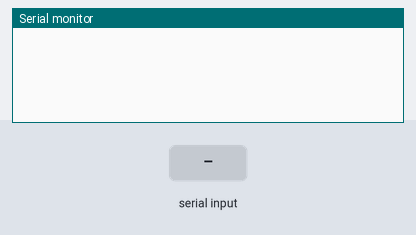
Simulated run of this sketch. Board: Arduino Uno, built with avr-gcc and run on an emulated ATmega328P. Shown: the last lines printed to the serial monitor. Inputs (shaded band) come from the test bench.

Above: at 1.2 s.
1.3 s: "1" received over Serial
At 2.4 s:
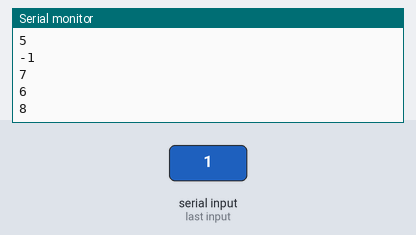
2.8 s: "2" received over Serial
At 4.0 s:
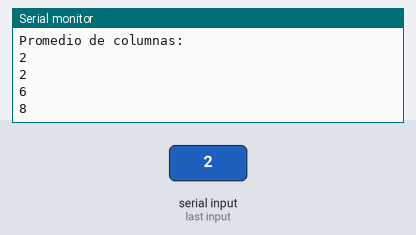
4.3 s: "3" received over Serial
At 5.1 s:
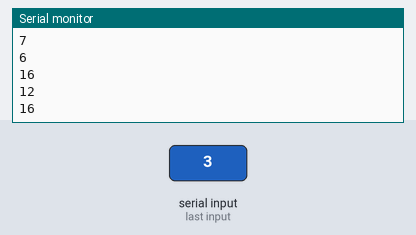
5.8 s: "4" received over Serial
At 6.7 s:
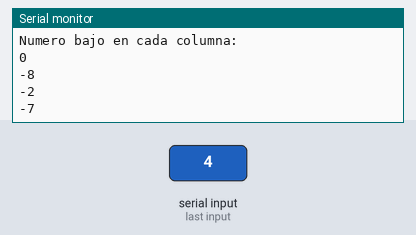
7.3 s: "5" received over Serial
At 8.5 s:
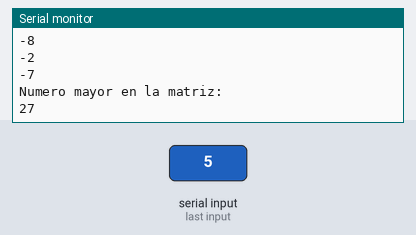
8.8 s: "6" received over Serial
At 9.7 s:
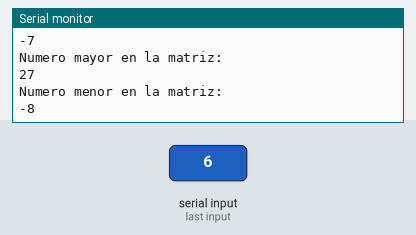
Timing chart, 0 to 11.3 s (numbered marks = the images above; inputs shaded):
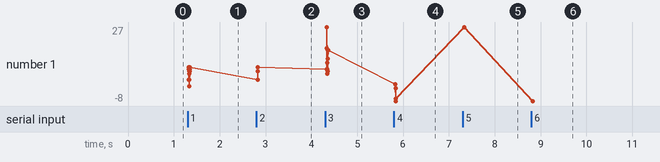

Measured:
- after the input at 1.3 s, the serial monitor: prints a new line at once (image 1)
- after the input at 2.8 s, the serial monitor: prints a new line at once (image 2)
- after the input at 4.3 s, the serial monitor: prints a new line at once (image 3)
- after the input at 5.8 s, the serial monitor: prints a new line at once (image 4)
- after the input at 7.3 s, the serial monitor: prints a new line at once (image 5)
- after the input at 8.8 s, the serial monitor: prints a new line at once (image 6)
- plotted number 1: 8 → 16 after the input at 4.3 s, 16 → -7 after the input at 5.8 s

The sketch:

MayaV_Deber_5.11.2018.ino
```cpp
int matriz [10][4] = {{3,  5, -6,  7},
                      {3,  8,  6, 17},
                      {2, -4,  4, 27},
                      {2,  4,  8, 10},
                      {2,  4, -2,  5},
                      {4,  5,  6,  7},
                      {5, -8,  6, -7},
                      {1,  5, 16,  8},
                      {0,  5, 12,  7},
                      {4,  5, 16,  7}};
int item = 0;
int suma = 0;
int filas=0,columnas=0;
void setup() {
  Serial.begin(9600);

}

void loop() {
  if(Serial.available()>0){ //se verifica si existen datos ingresados en Serial
    item=Serial.read(); //en la variable item se guarda la indicacion que deseamos que se ejecute
    opciones(item); //aqui se llama el void de las opciones o tareas a realizar
    }

}

void opciones(int a){ //se crea el void y se inicializa "a" para que sea nuestra variante en el menu que se crea
  switch(item ){

    case '1':
      Serial.println("Promedio de fila: ");
      for(filas=0;filas<10;filas++){//se realiza dos for consecutivos, el primero con el que se manejaran las filas y el segundo con las columnas
        for(columnas=0;columnas<4;columnas++){//de esta manera se pasa por cada posicion de la matriz
          suma=suma+matriz[filas][columnas]; //aqui se realiza la suma de cada en cada fila
          }
          Serial.println(suma/4);  //teniendo todos las sumas se divide para 4 para obtener el promedio
          //se vuelve a inicializar la suma y columna a 0 con el  fin de que pase a la siguiente columna y se pueda hacer la suma de cada fila
          suma=0;
          columnas=0;
        }
        suma=0;// se inicializa suma otra vez en 0 porque se va a volver a usar
    break;

    case '2':
      Serial.println("Promedio de columnas: ");
      for(columnas=0;columnas<4;columnas++){//ahora como en el anterior pero ahora se ponen primero las columnas ya que de esta manera empezara el conteo por las columnas
        for(filas=0;filas<10;filas++){//de esta manera se pasa por cada posicion de la matriz
          suma=suma+matriz[filas][columnas];//aqui se realiza la suma de cada en cada columna
          }
          Serial.println(suma/10);//teniendo todos las sumas se divide para 10 para obtener el promedio
          //se vuelve a inicializar la suma y fila a 0 con el  fin de que pase a la siguiente fila y se pueda hacer la suma de cada columna
          suma=0;
          filas=0;
        }
        suma=0;// se inicializa suma otra vez en 0 porque se va a volver a usar
    break;

    case '3':
      Serial.println("Numero mayor en cada fila: ");
      for(filas=0;filas<10;filas++) {
        suma==matriz[filas][0];
        for (columnas=0;columnas<3;columnas++) {
          if (suma<matriz[filas][columnas+1])
            suma=matriz[filas][columnas+1];
        }
        Serial.println(suma);
        //se vuelve a inicializar la suma y columna a 0 con el  fin de que pase a la siguiente columna y se pueda hacer la comparacion de cada fila
        suma=0;
        columnas=0;
      }
      suma = 0;// se inicializa suma otra vez en 0 porque se va a volver a usar
    break;

    case '4':
       Serial.println("Numero bajo en cada columna: ");
      for(columnas=0;columnas<4;columnas++){
        suma==matriz[0][columnas];
        for(filas=0;filas<9;filas++){
          if(suma>matriz[filas+1][columnas])
            suma=matriz[filas+1][columnas];
        }
        Serial.println(suma);
        suma=0;
        filas=0;
      }
      suma=0;

    break;

    case '5':
      Serial.println("Numero mayor en la matriz: ");
      suma == matriz[0][0];
      for(filas=0;filas<10;filas++){
        for(columnas=0;columnas<3;columnas++){
          if(suma<matriz[filas][columnas+1])
            suma=matriz[filas][columnas+1];
        }
        columnas=0;
      }
      Serial.println(suma);
      suma=0;
    break;

    case '6':
      Serial.println("Numero menor en la matriz: ");
      suma==matriz[0][0];
      for(filas=0;filas<10;filas++){
        for(columnas=0;columnas<3;columnas++){
          if(suma>matriz[filas][columnas+1])
            suma=matriz[filas][columnas+1];
        }
        columnas=0;
      }
      Serial.println(suma);
      suma=0;
      filas= 0;
      columnas=0;
    break;

    default:
      Serial.println("Opcion no valida");
    break;
    }

  }
```
